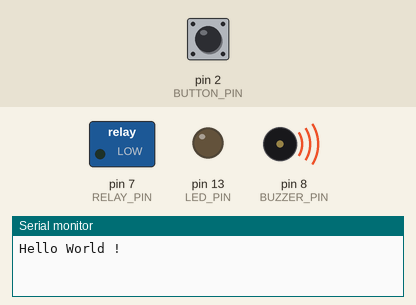
Simulated run of this sketch. Board: Arduino Uno, built with avr-gcc and run on an emulated ATmega328P. Shown: switched loads named in the sketch (green lamp = pin HIGH), output pins drawn as LEDs (lit = HIGH), buzzer (waves = sounding, pin HIGH), the last lines printed to the serial monitor. Inputs (shaded band) come from the test bench; at power-on: pin 2 (BUTTON_PIN) HIGH.

Above: at 1.2 s.
1.3 s: pin 2 (BUTTON_PIN) pulled LOW for 0.15 s
At 3.0 s:
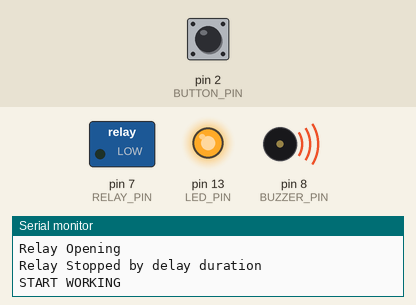
4.3 s: pin 2 (BUTTON_PIN) pulled LOW for 1 s
At 6.2 s:
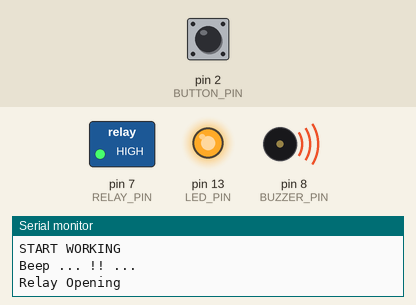
7.7 s: pin 2 (BUTTON_PIN) pulled LOW for 3.2 s
At 10.97 s:
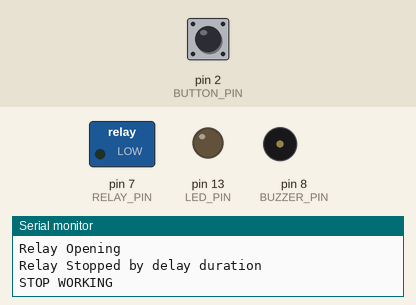
Timing chart, 0 to 13.4 s (numbered marks = the images above; inputs shaded):
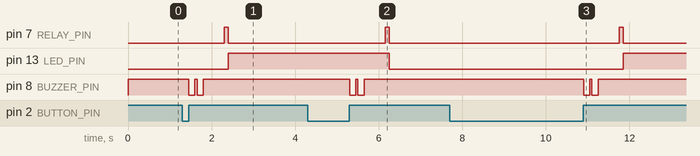

The sketch:

Loic_SimpleOnOff.ino
```cpp
#include <Button.h>        //https://github.com/JChristensen/Button
#include <Time.h>
#include <TimeAlarms.h>      // http://www.pjrc.com/teensy/td_libs_TimeAlarms.html
#include <avr/wdt.h>         // watchdog

#define BUTTON_PIN 2       //Connect a tactile button switch (or something similar)
                           //from Arduino pin 2 to ground.
#define BUZZER_PIN  8
#define RELAY_PIN   7

#define PULLUP true        //To keep things simple, we use the Arduino's internal pullup resistor.
#define INVERT true        //Since the pullup resistor will keep the pin high unless the
                           //switch is closed, this is negative logic, i.e. a high state
                           //means the button is NOT pressed. (Assuming a normally open switch.)
#define DEBOUNCE_MS 20     //A debounce time of 20 milliseconds usually works well for tactile button switches.
#define LED_PIN 13         //The standard Arduino "Pin 13" LED

Button myBtn(BUTTON_PIN, PULLUP, INVERT, DEBOUNCE_MS);    //Declare the button
boolean isWorking;          //A variable that keeps the current Working Status

void setup(void)
{
  Serial.begin(57600);
  Serial.println("Hello World !");
  isWorking = false;  // We are not Working yet
    pinMode(LED_PIN, OUTPUT);    //Set the LED pin as an output
  // BUZZER SETUP
  pinMode(BUZZER_PIN, OUTPUT);
  digitalWrite(BUZZER_PIN, HIGH);
  pinMode(RELAY_PIN, OUTPUT);
  digitalWrite(RELAY_PIN, LOW);    // No Relay Connection
  wdt_enable(WDTO_2S);// Enable WatchDog every 2Seconds

}

void connectRelay (/* ms duration for connection or 0 for infinite */ int duration) {
  Serial.println("Relay Opening");
  // Make your stuff here
    digitalWrite(RELAY_PIN, HIGH);
    if (duration>0) {
        delay(duration); // if Microseconds needed chnage delay() by delayMicroseconds() !
        digitalWrite(RELAY_PIN, LOW);
        Serial.println("Relay Stopped by delay duration");
    }
}

void stopRelay() {  // Not used in pulse needed scenario
    digitalWrite(RELAY_PIN, LOW);
    Serial.println("Relay Stopped.");
}

void beep() {
  digitalWrite(BUZZER_PIN, LOW);
  delay(150);
  digitalWrite(BUZZER_PIN, HIGH);
  delay(50);
  digitalWrite(BUZZER_PIN, LOW);
  delay(150);
  digitalWrite(BUZZER_PIN, HIGH);
  Serial.println("Beep ... !! ...");
}


void doStop() {
    if (isWorking) {
    connectRelay(100); // Assume 100ms impulsion
    digitalWrite(LED_PIN, LOW);   // Turn OFF the Led of the Arduino (Not Working)
    Serial.println("STOP WORKING");
    } else {
          Serial.println("ERROR - STOP WORKING");
          beep();beep();
    }
   isWorking = false;
}

void doStart() {
  if (!isWorking) {
    isWorking = true;
    connectRelay(100); // Assume 100ms impulsion
    digitalWrite(LED_PIN, HIGH);   // Turn ON the Led of the Arduino (Working)
    Serial.println("START WORKING");
    } else {
          Serial.println("ERROR - START WORKING");
          beep();beep();
    }
}


void loop(void)
{

    myBtn.read();                    //Read the button
    if (myBtn.wasReleased()) {       //If the button was released, change the LED state
        beep(); delay(500);
        if (!isWorking) {
            doStart(); // Call for opening the pump
            Alarm.timerOnce(30, doStop); // in 30 Seconds, we will trigger doStop
        } else { // Assume we have to stop immediately
        doStop();
        }
    }
  wdt_reset();  // RIP WatchDog
  Alarm.delay(5);  // Check Alarms with 5ms delay

}
```

Measured:
- after the input at 1.3 s, pin 7 (RELAY_PIN): LOW → HIGH after 1.0 s, → LOW 0.10 s later; pin 13 (LED_PIN): LOW → HIGH after 1.1 s; pin 8 (BUZZER_PIN): alternates HIGH for 0.05 s and LOW for 0.15 s, 4 changes in all, then stays HIGH, starting after 0.15 s
- after the input at 4.3 s, pin 7 (RELAY_PIN): LOW → HIGH after 1.9 s, → LOW 0.10 s later; pin 13 (LED_PIN): HIGH → LOW after 2.0 s; pin 8 (BUZZER_PIN): alternates HIGH for 0.05 s and LOW for 0.15 s, 4 changes in all, then stays HIGH, starting after 1.0 s
- after the input at 7.7 s, pin 7 (RELAY_PIN): LOW → HIGH after 4.1 s, → LOW 0.10 s later; pin 13 (LED_PIN): LOW → HIGH after 4.2 s; pin 8 (BUZZER_PIN): alternates HIGH for 0.05 s and LOW for 0.15 s, 4 changes in all, then stays HIGH, starting after 3.2 s
